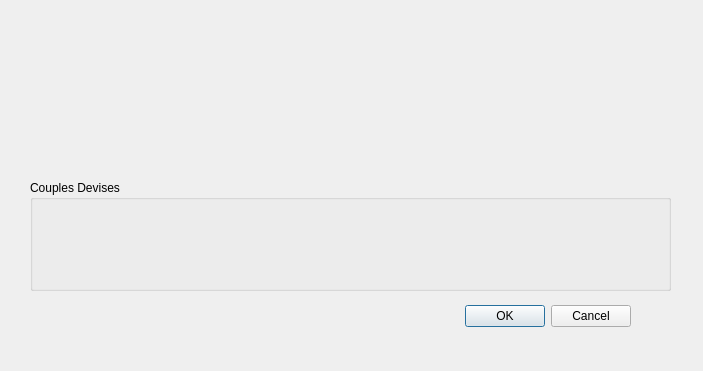
<?xml version="1.0" encoding="UTF-8"?>
<ui version="4.0">
 <class>OptionDialog</class>
 <widget class="QDialog" name="OptionDialog">
  <property name="geometry">
   <rect>
    <x>0</x>
    <y>0</y>
    <width>703</width>
    <height>371</height>
   </rect>
  </property>
  <property name="windowTitle">
   <string>Boîte  de configuration</string>
  </property>
  <property name="windowIcon">
   <iconset>
    <normalon>:/images/icons/Repair.png</normalon>
   </iconset>
  </property>
  <widget class="QDialogButtonBox" name="buttonBox">
   <property name="geometry">
    <rect>
     <x>290</x>
     <y>300</y>
     <width>341</width>
     <height>32</height>
    </rect>
   </property>
   <property name="orientation">
    <enum>Qt::Horizontal</enum>
   </property>
   <property name="standardButtons">
    <set>QDialogButtonBox::Cancel|QDialogButtonBox::Ok</set>
   </property>
  </widget>
  <widget class="QGroupBox" name="groupCheck">
   <property name="geometry">
    <rect>
     <x>30</x>
     <y>180</y>
     <width>641</width>
     <height>111</height>
    </rect>
   </property>
   <property name="title">
    <string>Couples Devises</string>
   </property>
  </widget>
 </widget>
 <resources/>
 <connections>
  <connection>
   <sender>buttonBox</sender>
   <signal>accepted()</signal>
   <receiver>OptionDialog</receiver>
   <slot>accept()</slot>
   <hints>
    <hint type="sourcelabel">
     <x>248</x>
     <y>254</y>
    </hint>
    <hint type="destinationlabel">
     <x>157</x>
     <y>274</y>
    </hint>
   </hints>
  </connection>
  <connection>
   <sender>buttonBox</sender>
   <signal>rejected()</signal>
   <receiver>OptionDialog</receiver>
   <slot>reject()</slot>
   <hints>
    <hint type="sourcelabel">
     <x>316</x>
     <y>260</y>
    </hint>
    <hint type="destinationlabel">
     <x>286</x>
     <y>274</y>
    </hint>
   </hints>
  </connection>
 </connections>
</ui>
